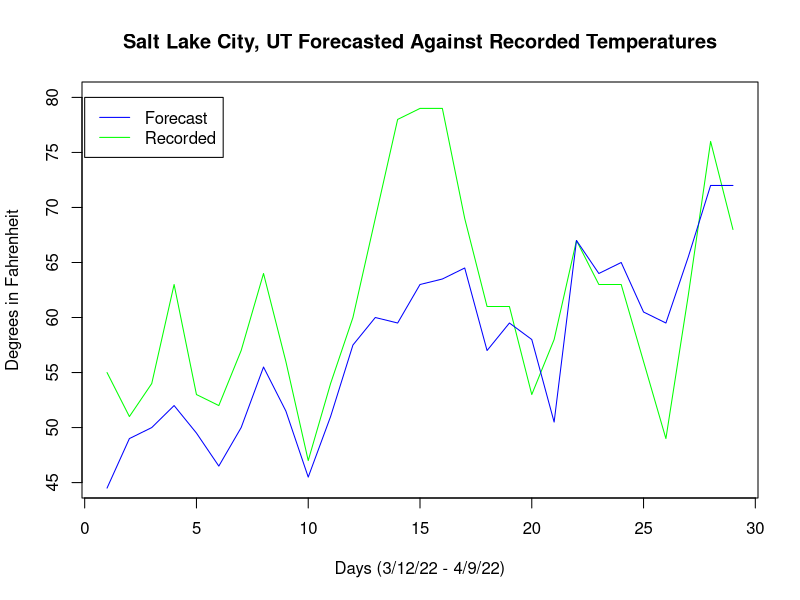
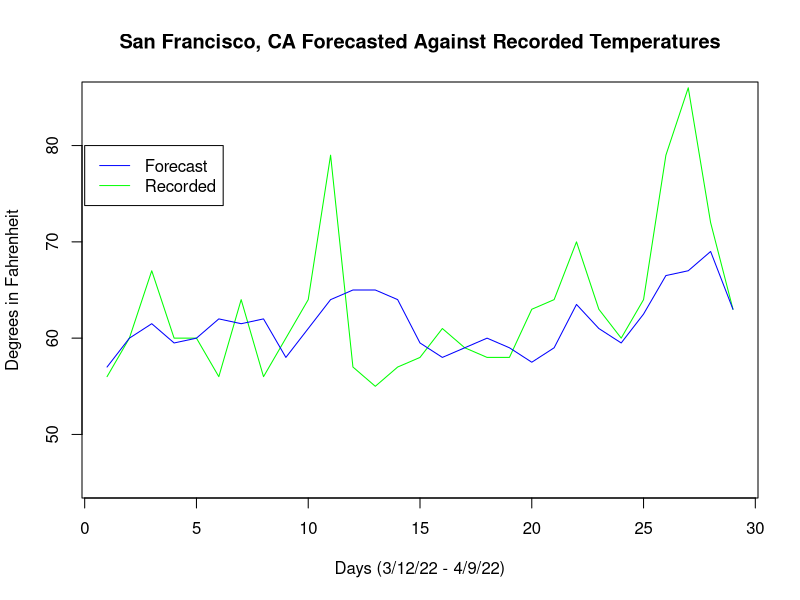
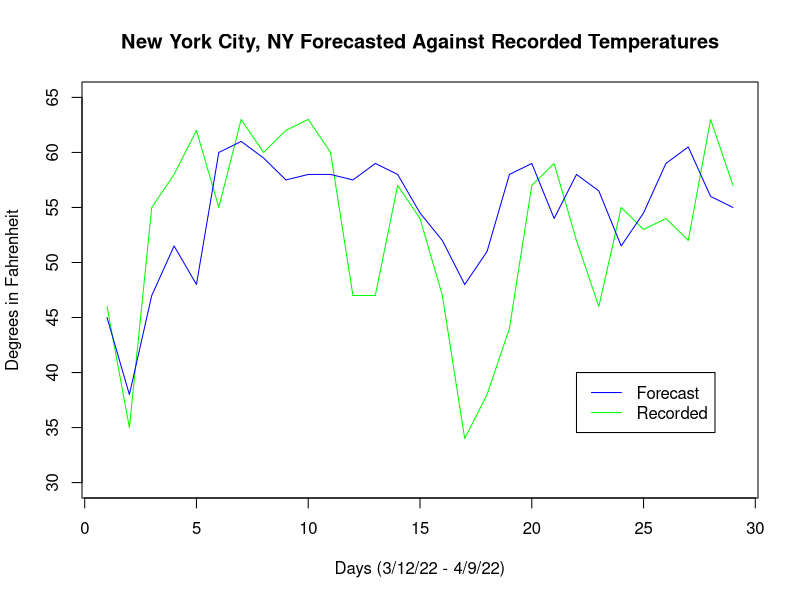
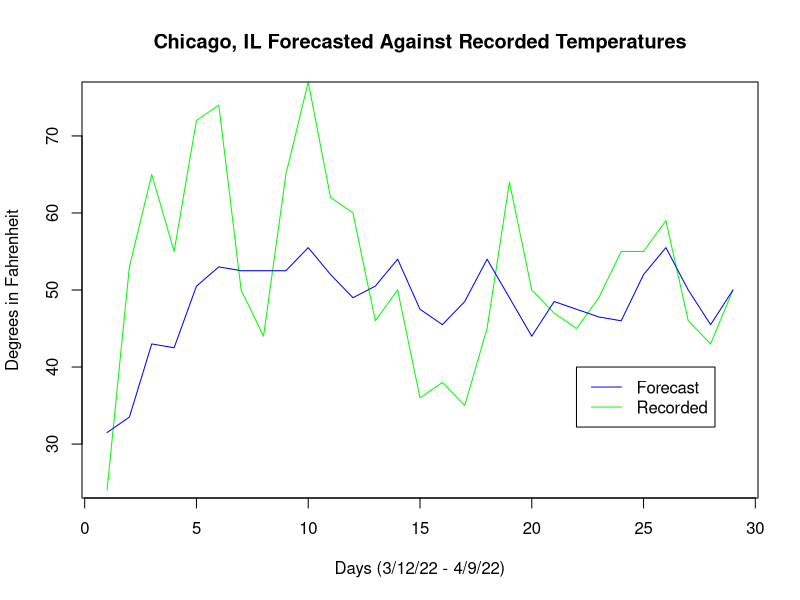
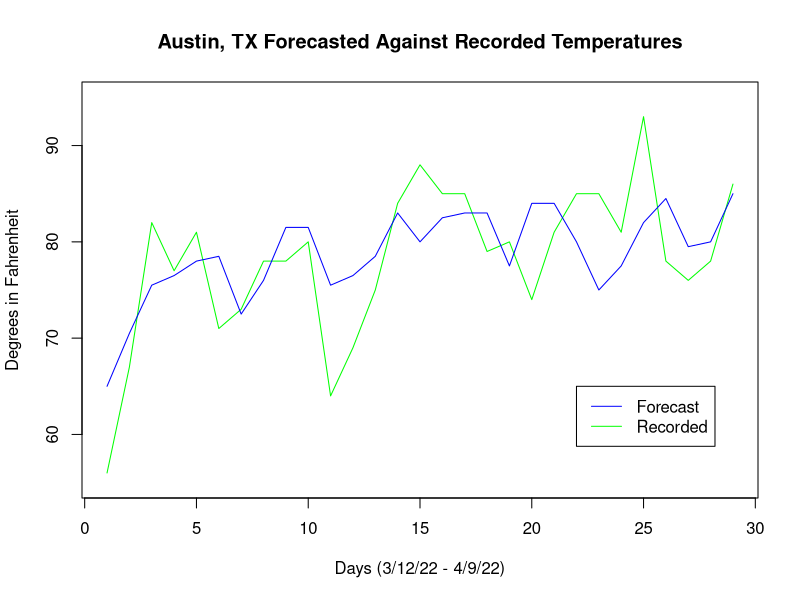
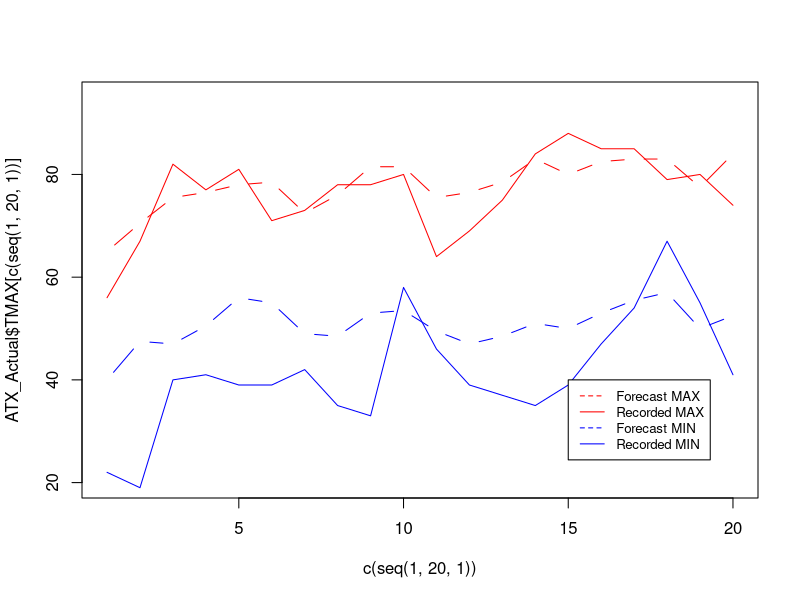
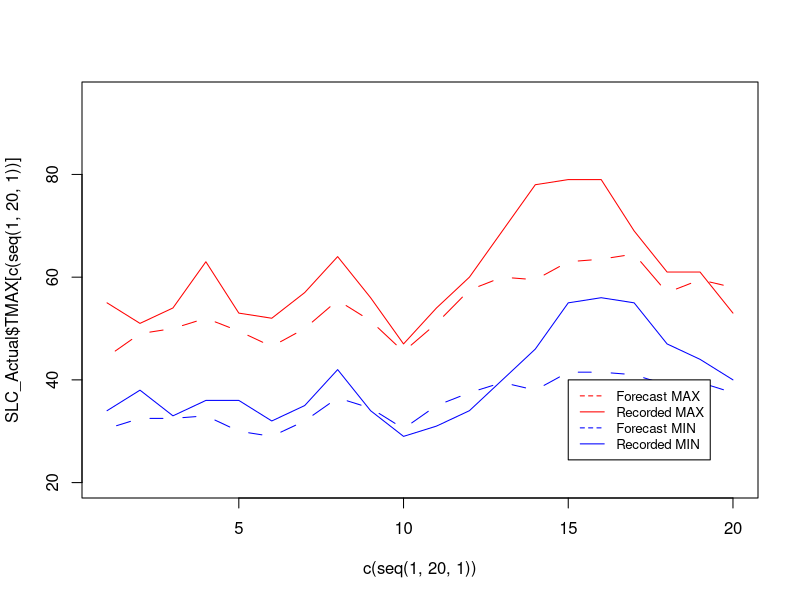
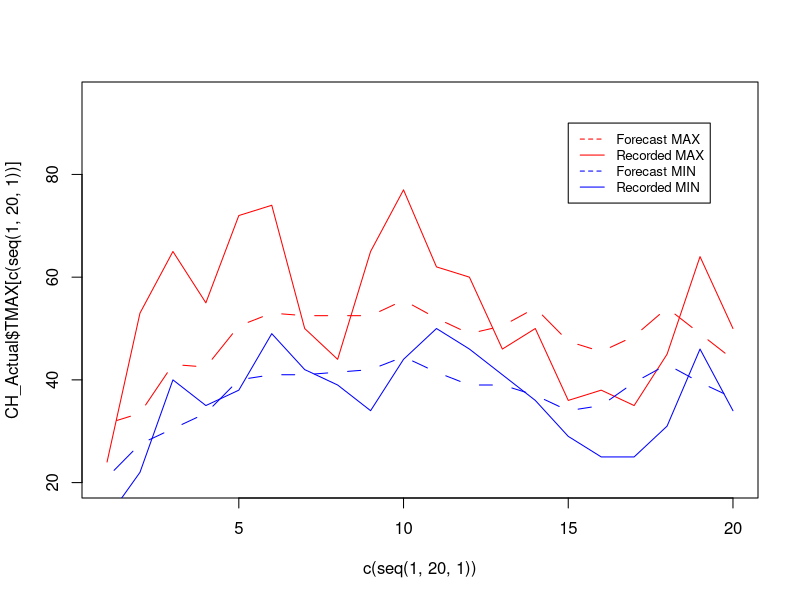

Write R code to recreate these figures, in order.
## ---- chunk 1
knitr::opts_chunk$set(echo = TRUE)
#Forecasts
SLC_Forecast <- read.csv("forecast_data/SLC_forecast.csv")
KSL_Forecast <- read.csv("forecast_data/KSL_forecast.csv")
NY_Forecast <- read.csv("forecast_data/NY_forecast.csv")
CHI_Forecast <- read.csv("forecast_data/CHI_forecast.csv")
ATX_Forecast <- read.csv("forecast_data/ATX_forecast.csv")
SF_Forecast <- read.csv("forecast_data/SF_forecast.csv")
#Actual temperatures
SLC_Actual <- read.csv("actualTemp_data/SLC_ActualTemp.csv")
NY_Actual <- read.csv("actualTemp_data/NY_ActualTemp.csv")
CH_Actual <- read.csv("actualTemp_data/CH_ActualTemp.csv")
ATX_Actual <- read.csv("actualTemp_data/ATX_ActualTemp.csv")
SF_Actual <- read.csv("actualTemp_data/SF_ActualTemp.csv")
## ---- chunk 2
head(KSL_Forecast)
## ---- chunk 3
KSL_hi_forecast <- KSL_Forecast$X14[c(seq(1,57,2))]
KSL_hi_forecast_diff <- SLC_Actual$TMAX - KSL_hi_forecast
KSL_lo_forecast <- KSL_Forecast$X14[c(seq(2,58,2))]
KSL_lo_forecast_diff <- SLC_Actual$TMIN - KSL_lo_forecast
SLC_hi_forecast <- SLC_Forecast$X14[c(seq(1,57,2))]
SLC_hi_forecast_diff <- SLC_Actual$TMAX - SLC_hi_forecast
SLC_lo_forecast <- SLC_Forecast$X14[c(seq(2,58,2))]
SLC_lo_forecast_diff <- SLC_Actual$TMIN - SLC_lo_forecast
## ---- chunk 4
t.test(c(KSL_lo_forecast_diff, KSL_hi_forecast_diff), c(SLC_lo_forecast_diff, SLC_hi_forecast_diff), alpha=0.05, alternative = "less")
## ---- chunk 5
t.test(KSL_hi_forecast_diff, conf.level = 0.95)
## ---- chunk 6
t.test(KSL_lo_forecast_diff, conf.level = 0.95)
## ---- chunk 7
t.test(SLC_hi_forecast_diff, conf.level = 0.95)
## ---- chunk 8
t.test(SLC_lo_forecast_diff, conf.level = 0.95)
## ---- chunk 9
SLC_forecastMean <- (SLC_Forecast$X20[c(seq(1,57,2))]+SLC_Forecast$X19[c(seq(1,57,2))])/2
plot(c(seq(1,29,1)), SLC_Actual$TMAX, type = "l", col = "green", ylim = c(45,80), main = "Salt Lake City, UT Forecasted Against Recorded Temperatures", ylab = "Degrees in Fahrenheit", xlab = "Days (3/12/22 - 4/9/22)")
lines(c(seq(1,29,1)), SLC_forecastMean, type = "l", col = "blue")
legend(0,80, legend=c('Forecast', 'Recorded'),col=c('blue', 'green'), lty = 1)
## ---- chunk 10
t.test(SLC_Actual$TMAX, SLC_forecastMean, conf.level = .95)
## ---- chunk 11
SF_forecastMean <- (SF_Forecast$X20[c(seq(1,57,2))]+SF_Forecast$X19[c(seq(1,57,2))])/2
plot(c(seq(1,29,1)), SF_Actual$TMAX, type = "l", col = "green", ylim = c(45,85), main = "San Francisco, CA Forecasted Against Recorded Temperatures", ylab = "Degrees in Fahrenheit", xlab = "Days (3/12/22 - 4/9/22)")
lines(c(seq(1,29,1)), SF_forecastMean, type = "l", col = "blue")
legend(0,80, legend=c('Forecast', 'Recorded'),col=c('blue', 'green'), lty = 1)
## ---- chunk 12
t.test(SF_Actual$TMAX, SF_forecastMean, conf.level = .95)
## ---- chunk 13
NY_forecastMean <- (NY_Forecast$X20[c(seq(1,57,2))]+NY_Forecast$X19[c(seq(1,57,2))])/2
plot(c(seq(1,29,1)), NY_Actual$TMAX, type = "l", col = "green", ylim = c(30,65), main = "New York City, NY Forecasted Against Recorded Temperatures", ylab = "Degrees in Fahrenheit", xlab = "Days (3/12/22 - 4/9/22)")
lines(c(seq(1,29,1)), NY_forecastMean, type = "l", col = "blue")
legend(22,40, legend=c('Forecast', 'Recorded'),col=c('blue', 'green'), lty = 1)
## ---- chunk 14
t.test(NY_Actual$TMAX, NY_forecastMean, conf.level = .95)
## ---- chunk 15
CH_forecastMean <- (CHI_Forecast$X20[c(seq(1,57,2))]+CHI_Forecast$X19[c(seq(1,57,2))])/2
plot(c(seq(1,29,1)), CH_Actual$TMAX, type = "l", col = "green", ylim = c(25,75), main = "Chicago, IL Forecasted Against Recorded Temperatures", ylab = "Degrees in Fahrenheit", xlab = "Days (3/12/22 - 4/9/22)")
lines(c(seq(1,29,1)), CH_forecastMean, type = "l", col = "blue")
legend(22,40, legend=c('Forecast', 'Recorded'),col=c('blue', 'green'), lty = 1)
## ---- chunk 16
t.test(CH_Actual$TMAX, CH_forecastMean, conf.level = .95)
## ---- chunk 17
ATX_forecastMean <- (ATX_Forecast$X20[c(seq(1,57,2))]+ATX_Forecast$X19[c(seq(1,57,2))])/2
plot(c(seq(1,29,1)), ATX_Actual$TMAX, type = "l", col = "green", ylim = c(55,95), main = "Austin, TX Forecasted Against Recorded Temperatures", ylab = "Degrees in Fahrenheit", xlab = "Days (3/12/22 - 4/9/22)")
lines(c(seq(1,29,1)), ATX_forecastMean, type = "l", col = "blue")
legend(22,65, legend=c('Forecast', 'Recorded'),col=c('blue', 'green'), lty = 1)
## ---- chunk 18
t.test(ATX_Actual$TMAX, ATX_forecastMean, conf.level = .95)
## ---- chunk 19
# Averages of the 10th Forecast for MAX and MIN
# ATX
ATX_hi_forecastMean <- (ATX_Forecast$X20[c(seq(1,40,2))]+ATX_Forecast$X19[c(seq(1,40,2))])/2
ATX_lo_forecastMean <- (ATX_Forecast$X20[c(seq(2,41,2))]+ATX_Forecast$X19[c(seq(2,41,2))])/2
# ATX Test for variance
var.test(ATX_Actual$TMAX[c(seq(1,20,1))],ATX_hi_forecastMean)
var.test(ATX_Actual$TMIN[c(seq(1,20,1))],ATX_lo_forecastMean)
plot(c(seq(1,20,1)), ATX_Actual$TMAX[c(seq(1,20,1))], type = "l", col = "red", ylim = c(20,95))
lines(c(seq(1,20,1)), ATX_hi_forecastMean, type = "c", col = "red")
lines(c(seq(1,20,1)), ATX_Actual$TMIN[c(seq(1,20,1))], type = "l", col = "blue")
lines(c(seq(1,20,1)), ATX_lo_forecastMean, type = "c", col = "blue")
legend(15,40, legend=c('Forecast MAX', 'Recorded MAX','Forecast MIN', 'Recorded MIN'),col=c('red', 'red','blue', 'blue'), lty = c(2,1,2,1), cex = 0.8)
## ---- chunk 20
# Averages of the 10th Forecast for MAX and MIN
# SLC
SLC_hi_forecastMean <- (SLC_Forecast$X20[c(seq(1,40,2))]+SLC_Forecast$X19[c(seq(1,40,2))])/2
SLC_lo_forecastMean <- (SLC_Forecast$X20[c(seq(2,41,2))]+SLC_Forecast$X19[c(seq(2,41,2))])/2
# SLC Test for variance
var.test(SLC_Actual$TMAX[c(seq(1,20,1))],SLC_hi_forecastMean)
var.test(SLC_Actual$TMIN[c(seq(1,20,1))],SLC_lo_forecastMean)
plot(c(seq(1,20,1)), SLC_Actual$TMAX[c(seq(1,20,1))], type = "l", col = "red", ylim = c(20,95))
lines(c(seq(1,20,1)), SLC_hi_forecastMean, type = "c", col = "red")
lines(c(seq(1,20,1)), SLC_Actual$TMIN[c(seq(1,20,1))], type = "l", col = "blue")
lines(c(seq(1,20,1)), SLC_lo_forecastMean, type = "c", col = "blue")
legend(15,40, legend=c('Forecast MAX', 'Recorded MAX','Forecast MIN', 'Recorded MIN'),col=c('red', 'red','blue', 'blue'), lty = c(2,1,2,1), cex = 0.8)
## ---- chunk 21
# Averages of the 10th Forecast for MAX and MIN
# CHI
CHI_hi_forecastMean <- (CHI_Forecast$X20[c(seq(1,40,2))]+CHI_Forecast$X19[c(seq(1,40,2))])/2
CHI_lo_forecastMean <- (CHI_Forecast$X20[c(seq(2,41,2))]+CHI_Forecast$X19[c(seq(2,41,2))])/2
# CHI Test for variance
var.test(CH_Actual$TMAX[c(seq(1,20,1))],CHI_hi_forecastMean)
var.test(CH_Actual$TMIN[c(seq(1,20,1))],CHI_lo_forecastMean)
plot(c(seq(1,20,1)), CH_Actual$TMAX[c(seq(1,20,1))], type = "l", col = "red", ylim = c(20,95))
lines(c(seq(1,20,1)), CHI_hi_forecastMean, type = "c", col = "red")
lines(c(seq(1,20,1)), CH_Actual$TMIN[c(seq(1,20,1))], type = "l", col = "blue")
lines(c(seq(1,20,1)), CHI_lo_forecastMean, type = "c", col = "blue")
legend(15,90, legend=c('Forecast MAX', 'Recorded MAX','Forecast MIN', 'Recorded MIN'),col=c('red', 'red','blue', 'blue'), lty = c(2,1,2,1), cex = 0.8)
## ---- chunk 22
# Averages of the 10th Forecast for MAX and MIN
# NY
NY_hi_forecastMean <- (NY_Forecast$X20[c(seq(1,40,2))]+NY_Forecast$X19[c(seq(1,40,2))])/2
NY_lo_forecastMean <- (NY_Forecast$X20[c(seq(2,41,2))]+NY_Forecast$X19[c(seq(2,41,2))])/2
# NY Test for variance
var.test(NY_Actual$TMAX[c(seq(1,20,1))],NY_hi_forecastMean)
var.test(NY_Actual$TMIN[c(seq(1,20,1))],NY_lo_forecastMean)
plot(c(seq(1,20,1)), NY_Actual$TMAX[c(seq(1,20,1))], type = "l", col = "red", ylim = c(20,95))
lines(c(seq(1,20,1)), NY_hi_forecastMean, type = "c", col = "red")
lines(c(seq(1,20,1)), NY_Actual$TMIN[c(seq(1,20,1))], type = "l", col = "blue")
lines(c(seq(1,20,1)), NY_lo_forecastMean, type = "c", col = "blue")
legend(15,90, legend=c('Forecast MAX', 'Recorded MAX','Forecast MIN', 'Recorded MIN'),col=c('red', 'red','blue', 'blue'), lty = c(2,1,2,1), cex = 0.8)
